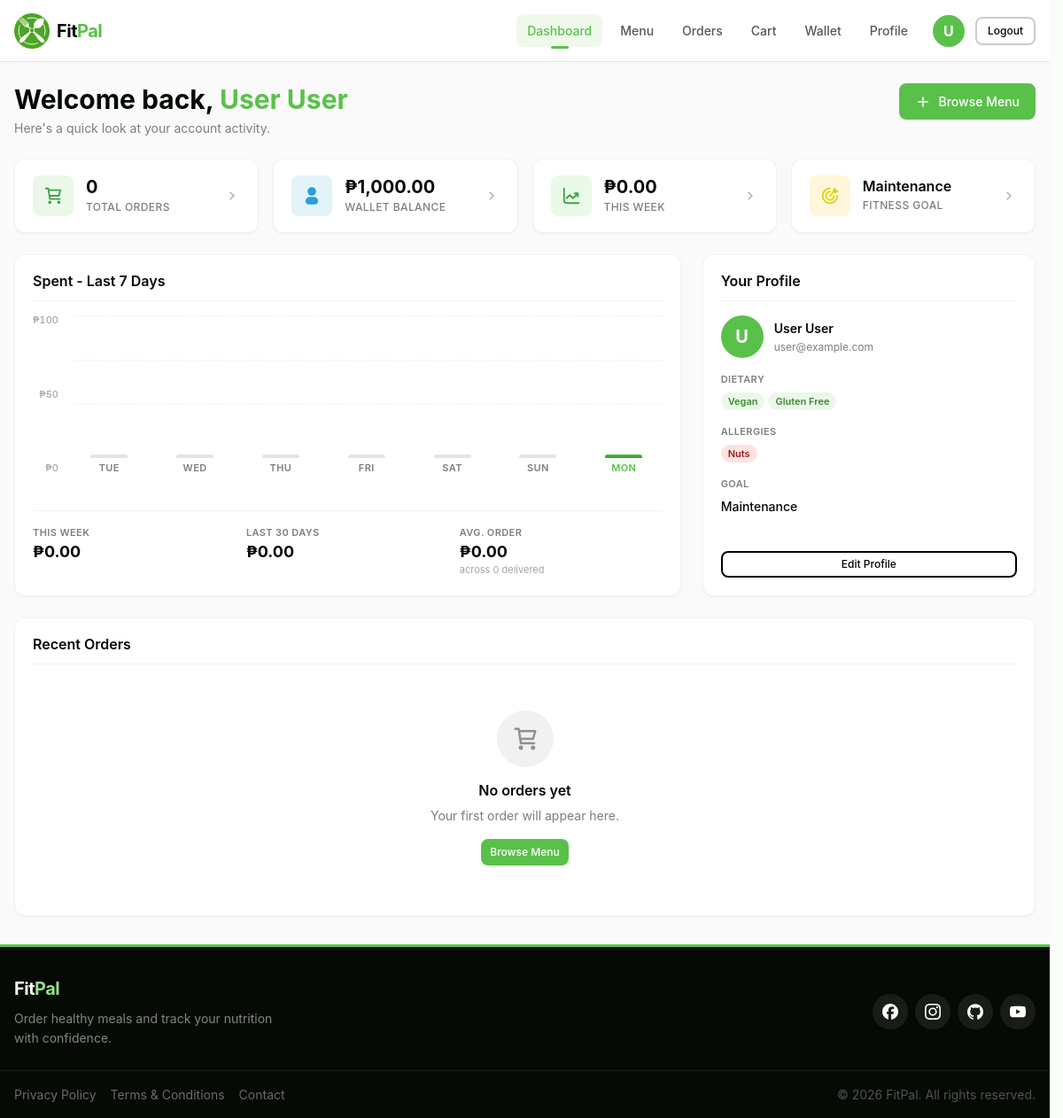
The page /customer/pages/dashboard.php (signed in) on the database its author committed.
### tables this page shows
CREATE TABLE customer (
    customer_id INT AUTO_INCREMENT PRIMARY KEY,
    first_name VARCHAR(50) NOT NULL,
    middle_name VARCHAR(50) NULL,
    last_name VARCHAR(50) NOT NULL,
    birthdate DATE NULL,
    gender VARCHAR(10) NULL CHECK (
        gender IN ('Male', 'Female', 'Other')
    ),
    email VARCHAR(100) NOT NULL UNIQUE,
    contact_number VARCHAR(15) NULL,
    username VARCHAR(30) NULL UNIQUE,
    password VARCHAR(255) NOT NULL,
    date_created TIMESTAMP DEFAULT CURRENT_TIMESTAMP,
    is_active TINYINT(1) DEFAULT 1,
    INDEX idx_email (email),
    INDEX idx_username (username),
    INDEX idx_contact_number (contact_number)
) COMMENT = 'Customer account information';

CREATE TABLE customer_profile (
    customer_profile_id INT AUTO_INCREMENT PRIMARY KEY,
    customer_id INT NOT NULL UNIQUE,
    financial_account_id INT NOT NULL UNIQUE,
    profile_picture VARCHAR(255) NULL,
    dietary_preferences TEXT NULL,
    allergies TEXT NULL,
    fitness_goal VARCHAR(30) NULL CHECK (
        fitness_goal IN (
            'weight_loss',
            'muscle_gain',
            'maintenance'
        )
    ),
    height_cm DECIMAL(5, 2) NULL CHECK (
        height_cm IS NULL
        OR height_cm > 0
    ),
    weight_kg DECIMAL(5, 2) NULL CHECK (
        weight_kg IS NULL
        OR weight_kg > 0
    ),
    FOREIGN KEY (customer_id) REFERENCES customer (customer_id) ON DELETE CASCADE,
    FOREIGN KEY (financial_account_id) REFERENCES financial_account (financial_account_id) ON DELETE CASCADE,
    INDEX idx_customer_id (customer_id),
    INDEX idx_financial_account_id (financial_account_id)
) COMMENT = 'Customer profile with dietary and health information';

### customer/pages/dashboard.php (the view, shortened to what the rows shown need)
<?php
require_once __DIR__ . '/../includes/header.php';
require_once __DIR__ . '/../backend/database/dashboard-queries.php';
$customerId = (int)$_SESSION['customer_id'];
$userName   = $_SESSION['user_name'] ?? 'Customer';
$profile      = [];
try {
    $profile      = getDashboardProfileSnapshot($database_connection, $customerId);
} catch (PDOException $e) {
    error_log('Dashboard query error: ' . $e->getMessage());
}
function parseCsvTags(?string $raw): array
{
    return array_values(array_filter(
        array_map('trim', explode(',', $raw)),
        static fn($v) => $v !== '' && strtolower($v) !== 'none'
    ));
}
$dietaryTags = parseCsvTags($profile['dietary_preferences'] ?? null);
$allergyTags = parseCsvTags($profile['allergies'] ?? null);
$fitnessGoal = (string)($profile['fitness_goal'] ?? '');
$fullName    = trim(($profile['first_name'] ?? '') . ' ' . ($profile['last_name'] ?? ''));
$fitnessGoalLabel = match ($fitnessGoal) {
    'weight_loss' => 'Weight Loss',
    'muscle_gain' => 'Muscle Gain',
    'maintenance' => 'Maintenance',
    default       => 'Not set',
};
?>
<div class="content dashboard-page">
    <div class="container">
        <header class="dashboard-header">
            <div class="dashboard-greeting">
                <h1 class="heading-2">
                    Welcome back, <span><?php echo htmlspecialchars($userName, ENT_QUOTES, 'UTF-8'); ?></span>
                </h1>
            </div>
        </header>
        <section class="stats-grid" aria-label="Account summary">
            <a href="profile.php" class="stat-card">
                <div class="stat-info">
                    <p class="stat-number stat-number-text">
                        <?php echo htmlspecialchars($fitnessGoalLabel, ENT_QUOTES, 'UTF-8'); ?>
                    </p>
                    <p class="stat-label">Fitness Goal</p>
                </div>
            </a>
        </section>
        <div class="dashboard-row dashboard-row-primary">
            <section class="dashboard-card analytics-card" id="analytics" aria-labelledby="analytics-title">
                <div class="card-header">
                    <h2 class="heading-5" id="analytics-title">Spent - Last 7 Days</h2>
                </div>
            </section>
            <aside class="dashboard-card profile-snapshot-card" aria-labelledby="profile-snapshot-title">
                <div class="card-header">
                    <h2 class="heading-5" id="profile-snapshot-title">Your Profile</h2>
                </div>
                <div class="profile-snapshot">
                    <div class="snapshot-avatar-row">
                        <div class="snapshot-avatar" aria-hidden="true">
                            <?php echo htmlspecialchars(strtoupper(substr($fullName ?: 'U', 0, 1)), ENT_QUOTES, 'UTF-8'); ?>
                        </div>
                        <div class="snapshot-name-block">
                            <p class="snapshot-name">
                                <?php echo htmlspecialchars($fullName ?: 'Customer', ENT_QUOTES, 'UTF-8'); ?></p>
                            <p class="snapshot-email">
                                <?php echo htmlspecialchars($profile['email'] ?? '—', ENT_QUOTES, 'UTF-8'); ?></p>
                        </div>
                    </div>
                    <?php if (!empty($dietaryTags)): ?>
                    <div class="snapshot-section">
                        <div class="snapshot-tags">
                            <?php foreach ($dietaryTags as $tag): ?>
                            <span class="tag tag-diet">
                                <?php echo htmlspecialchars(ucwords(str_replace('_', ' ', $tag)), ENT_QUOTES, 'UTF-8'); ?>
                            </span>
                            <?php endforeach; ?>
                        </div>
                    </div>
                    <?php endif; ?>
                    <?php if (!empty($allergyTags)): ?>
                    <div class="snapshot-section">
                        <div class="snapshot-tags">
                            <?php foreach ($allergyTags as $tag): ?>
                            <span class="tag tag-allergen">
                                <?php echo htmlspecialchars(ucwords(str_replace('_', ' ', $tag)), ENT_QUOTES, 'UTF-8'); ?>
                            </span>
                            <?php endforeach; ?>
                        </div>
                    </div>
                    <?php endif; ?>
                    <div class="snapshot-section">
                        <span class="snapshot-label">Goal</span>
                        <span
                            class="snapshot-value"><?php echo htmlspecialchars($fitnessGoalLabel, ENT_QUOTES, 'UTF-8'); ?></span>
                    </div>
                </div>
            </aside>
        </div>
        <section class="dashboard-card orders-card" aria-labelledby="recent-orders-title">
            <div class="card-header">
                <h2 class="heading-5" id="recent-orders-title">Recent Orders</h2>
            </div>
        </section>
    </div>
</div>
<?php require_once __DIR__ . '/../../shared/includes/footer.php'; ?>

### customer/includes/header.php (shortened to what the rows shown need)
<?php
require_once __DIR__ . '/../backend/database/customer-connect.php';
function getCustomerAssetBase(): string {
    $scriptPath = $_SERVER['SCRIPT_NAME'];
    $dirPath    = dirname($scriptPath);
    $segments   = array_filter(explode('/', $dirPath));
    $depth      = count($segments);
    return str_repeat('../', $depth) . 'shared/';
}
$assetBase = getCustomerAssetBase();
$isLoggedIn  = false;
$userName    = '';
$userInitial = '';
if (isset($_SESSION['customer_id']) && !empty($_SESSION['customer_id'])) {
    $isLoggedIn = true;
    try {
        $stmt = $database_connection->prepare(
            "SELECT first_name, last_name FROM customer WHERE customer_id = :id LIMIT 1"
        );
        $stmt->execute([':id' => $_SESSION['customer_id']]);
        $customerData = $stmt->fetch(PDO::FETCH_ASSOC);
        if ($customerData) {
            $userName    = trim($customerData['first_name'] . ' ' . $customerData['last_name']);
            $userInitial = strtoupper(substr($customerData['first_name'], 0, 1));
        }
    } catch (PDOException $e) {
    }
}
$currentPage = basename($_SERVER['PHP_SELF']);
$pageCssMap = [
    'sign-in.php'   => 'sign-in.css',
    'sign-up.php'   => 'sign-up.css',
    'dashboard.php' => 'dashboard.css',
    'menu.php'      => 'menu.css',
    'orders.php'    => 'orders.css',
    'cart.php'      => 'cart.css',
    'checkout.php'  => 'checkout.css',
    'wallet.php'    => 'wallet.css',
    'profile.php'   => 'profile.css',
];
$pageCssFile = $pageCssMap[$currentPage] ?? '';
$pageCssPath = '';
if (!empty($pageCssFile) && file_exists(__DIR__ . '/../assets/css/' . $pageCssFile)) {
    $pageCssPath = '../assets/css/' . $pageCssFile;
}
?>
<!DOCTYPE html>
<html lang="en">
<head>
    <link rel="stylesheet" href="<?php echo $assetBase; ?>assets/css/global.css">
    <link rel="stylesheet" href="<?php echo $assetBase; ?>assets/css/header.css">
    <link rel="stylesheet" href="../assets/css/header.css">
    <?php if (!empty($pageCssPath)): ?>
    <link rel="stylesheet" href="<?php echo $pageCssPath; ?>">
    <?php endif; ?>
</head>
<body>
    <header class="header customer-header" role="banner">
        <div class="header-container">
            <nav class="header-nav" id="mainNav" role="navigation" aria-label="Customer navigation">
                <?php if ($isLoggedIn): ?>
                <div class="nav-actions">
                    <div class="user-profile-circle"
                        title="<?php echo htmlspecialchars($userName, ENT_QUOTES, 'UTF-8'); ?>">
                        <?php if (!empty($userInitial)): ?>
                        <span
                            class="user-initial"><?php echo htmlspecialchars($userInitial, ENT_QUOTES, 'UTF-8'); ?></span>
                        <?php else: ?>
                        <img src="<?php echo $assetBase; ?>assets/images/icons/user-profile-circle.svg" alt="Profile"
                            class="profile-icon">
                        <?php endif; ?>
                    </div>
                </div>
                <?php endif; ?>
            </nav>
        </div>
    </header>
    <main class="main-content" role="main">

### rows shown on the page
customer: first_name "U"
customer_profile: fitness_goal "Maintenance", customer.last_name "U", customer.last_name "User User", customer.email "user@example.com", dietary_preferences "Vegan", dietary_preferences "Gluten Free", allergies "Nuts"

### other values the page prints
$userName "User User"
$counts['total_orders'] "0"
formatCurrency($counts['wallet_balance']) "₱1,000.00"
formatCurrency($spend['weekly_spend']) "₱0.00"
$grid "100"
$grid "50"
$grid "0"
$day['short'] "TUE"
$day['short'] "WED"
$day['short'] "THU"
$day['short'] "FRI"
$day['short'] "SAT"
$day['short'] "SUN"
$day['short'] "MON"
formatCurrency($spend['monthly_spend']) "₱0.00"
